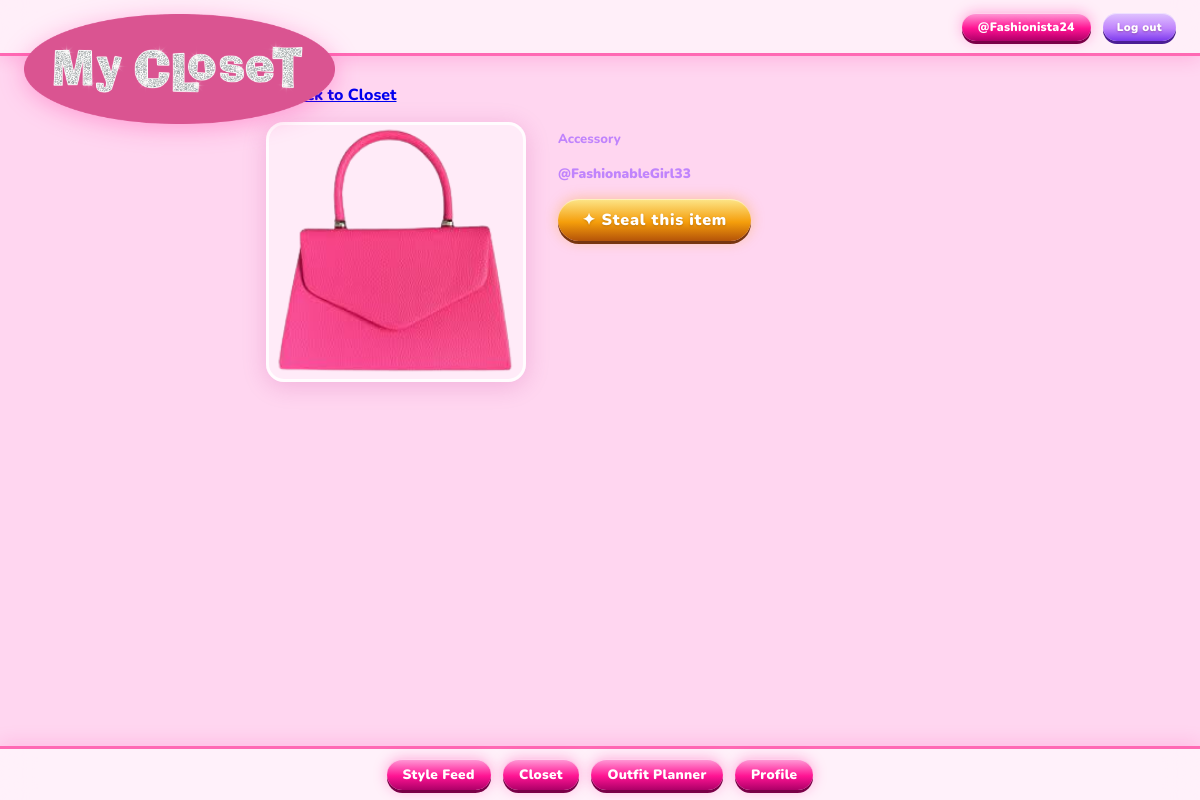
/mycloset/item/14/ (signed in), run on the app's committed database.
### mycloset/models.py (models this page shows, shortened)
class Profile(models.Model):
    user = models.ForeignKey(User, on_delete=models.CASCADE, related_name='mycloset_profiles')
    username = models.CharField(max_length=32, unique=True)
    profile_image = models.ImageField(upload_to='mycloset/profiles/', blank=True)
    bio = models.TextField(max_length=256, blank=True)

class ClothingItem(models.Model):
    class ClothingType(models.TextChoices):
        TOP = 'TOP', 'Top'
        BOTTOM = 'BOTTOM', 'Bottom'
        SHOES = 'SHOES', 'Shoes'
        ACCESSORY = 'ACCESSORY', 'Accessory'
    profile = models.ForeignKey(Profile, on_delete=models.CASCADE)
    name = models.CharField(max_length=100)
    type = models.CharField(max_length=16, choices=ClothingType.choices)
    uploaded_image = models.ImageField(upload_to='mycloset/uploaded/')
    processed_image = models.ImageField(upload_to='mycloset/processed/', blank=True)
    uploaded_at = models.DateTimeField(auto_now_add=True)

### mycloset/views.py (the view, shortened to what this page needs)
# urls.py: path('item/<int:pk>/', ClothingItemDetailView.as_view(), name='mycloset_item_detail'),
class ClothingItemDetailView(MyClosetLoginRequiredMixin, DetailView):
    model = ClothingItem
    template_name = 'mycloset/item_detail.html'
    context_object_name = 'item'
    def get_context_data(self, **kwargs):
        context = super().get_context_data(**kwargs)
        item = self.object
        my_profile = self.request.user.mycloset_profiles.first()
        context['is_owner'] = item.profile == my_profile
        context['outfit_count'] = Outfit.objects.filter(
            Q(top=item) | Q(bottom=item) | Q(shoes=item) | Q(accessory=item)
        ).count()
        return context

### mycloset/templates/mycloset/item_detail.html (shortened to what this page needs)
{% extends 'mycloset/base.html' %}
{% block content %}
<a href="{% url 'mycloset_closet' %}">← Back to Closet</a>
<div class="item-detail">
    <div class="item-detail-image">
        <img src="{{ item.processed_image.url }}" alt="{{ item.name }}">
    </div>
    <div class="item-detail-info">
        <span class="clothing_type">{{ item.get_type_display }}</span>
        {% if is_owner %}
        <form method="POST">
            {% csrf_token %}
            <input type="text" name="name" value="{{ item.name }}" required>
            <button type="submit">Save</button>
        </form>
        {% if outfit_count > 0 %}
        <p class="warning-text">This item is used in {{ outfit_count }} outfit{{ outfit_count|pluralize }}. Deleting it will delete those outfits too.</p>
        {% endif %}
        <form method="POST" action="{% url 'mycloset_item_delete' item.pk %}"
              onsubmit="return confirm('Delete {{ item.name }}?{% if outfit_count > 0 %} This will also permanently delete {{ outfit_count }} outfit{{ outfit_count|pluralize }}.{% endif %}')">
            {% csrf_token %}
            <button type="submit" class="btn-danger">Delete</button>
        </form>
        {% else %}
        <a href="{% url 'mycloset_public_profile' item.profile.pk %}" class="item-owner-tag">@{{ item.profile.username }}</a>
        <form method="POST" action="{% url 'mycloset_item_steal' item.pk %}">
            <button type="submit" class="btn-steal">✦ Steal this item</button>
        </form>
        {% endif %}
    </div>
</div>
{% endblock %}

### mycloset/templates/mycloset/base.html (shortened to what this page needs)
{% load static %}
<!DOCTYPE html>
<html lang="en">
<head>
    <link rel="stylesheet" href="{% static 'mycloset/style.css' %}">
</head>
<body class="{% block body_class %}{% endblock %}">
    <header>
        <div class="header_left">
            <a href="{% url 'mycloset_all_users' %}" class="header-logo-link">
                <img src="{% static 'mycloset/images/logo.png' %}" alt="My Closet" class="header-logo">
            </a>
        </div>
        {% if user.is_authenticated %}
        <div class="header_profile">
            <nav>
                <a href="{% url 'mycloset_profile' %}">@{{ user.mycloset_profiles.first.username }}</a>
            </nav>
            <form method="POST" action="{% url 'mycloset_logout' %}">
                <button type="submit">Log out</button>
            </form>
        </div>
        {% else %}
        <nav>
            <a href="{% url 'mycloset_login' %}">Log in</a>
        </nav>
        {% endif %}
    </header>
    <div class="content">
        {% block content %}
        {% endblock %}
    </div>
    {% if user.is_authenticated %}
    <footer>
        <nav>
            <a href="{% url 'mycloset_feed' %}">Style Feed</a>
            <a href="{% url 'mycloset_closet' %}">Closet</a>
            <a href="{% url 'mycloset_outfits' %}">Outfit Planner</a>
            <a href="{% url 'mycloset_profile' %}">Profile</a>
        </nav>
    </footer>
    {% endif %}
</body>
</html>

### mycloset/static/mycloset/style.css (style rules this page uses)
:root { --pink: #ff69b4; --hot-pink: #ff1493; --purple: #c084fc; --blue: #60a5fa; --cyan: #22d3ee; --yellow: #fde68a; --white: #ffffff; --glass-bg: rgba(255, 255, 255, 0.55); --glass-border: rgba(255, 255, 255, 0.85); --shadow: 0 4px 24px rgba(180, 0, 120, 0.18); --radius: 18px; }
*, *::before, *::after { box-sizing: border-box; }
body { font-family: 'Nunito', sans-serif; font-weight: 800; margin: 0; padding: 0 0 70px 0; min-height: 100vh; background-color: #ffd6f0; background-size: cover; background-attachment: fixed; background-position: center; color: #3b0764; }
header { background: rgba(255, 255, 255, 0.6); backdrop-filter: blur(16px); -webkit-backdrop-filter: blur(16px); border-bottom: 3px solid var(--pink); padding: 0 24px; height: 56px; display: flex; align-items: center; justify-content: space-between; position: sticky; top: 0; z-index: 100; box-shadow: 0 2px 20px rgba(255, 20, 147, 0.2); overflow: visible; }
.header_left { display: flex; align-items: center; }
.header-logo-link { display: flex; align-items: center; text-decoration: none; }
.header-logo { height: 110px; width: auto; display: block; position: relative; top: 42px; z-index: 101; transition: transform 0.2s; filter: drop-shadow(0 4px 12px rgba(255, 20, 147, 0.3)); }
.header_profile { display: flex; align-items: center; gap: 8px; font-size: 0.9em; }
.header_profile a { text-decoration: none; color: #fff; font-weight: 900; display: flex; align-items: center; gap: 8px; text-shadow: 0 1px 6px rgba(255,20,147,0.6); }
nav a { display: inline-block; color: #fff; text-decoration: none; margin: 0 4px; padding: 6px 16px; border-radius: 999px; font-size: 0.85em; font-weight: 900; background: linear-gradient(180deg, #ff9ed8 0%, #ff1493 55%, #ad0068 100%); box-shadow: 0 3px 0 #7a0048, 0 0 14px rgba(255,20,147,0.35), inset 0 1px 0 rgba(255,255,255,0.55); transition: transform 0.1s, box-shadow 0.1s; letter-spacing: 0.02em; }
.content { max-width: 700px; margin: 28px auto; padding: 0 16px; }
button { font-family: 'Nunito', sans-serif; font-weight: 900; font-size: 0.88em; padding: 8px 20px; border: none; border-radius: 999px; cursor: pointer; transition: transform 0.1s, box-shadow 0.1s; background: linear-gradient(180deg, #ff9ed8 0%, #ff1493 55%, #ad0068 100%); color: #fff; box-shadow: 0 3px 0 #7a0048, inset 0 1px 0 rgba(255,255,255,0.5); letter-spacing: 0.03em; text-shadow: 0 1px 2px rgba(100,0,50,0.3); }
.header_profile button { background: linear-gradient(180deg, #e0c4ff 0%, #c084fc 55%, #7c3aed 100%); box-shadow: 0 3px 0 #4c1d95, inset 0 1px 0 rgba(255,255,255,0.5); font-size: 0.8em; padding: 6px 14px; }
footer { position: fixed; bottom: 0; left: 0; right: 0; background: rgba(255,255,255,0.65); backdrop-filter: blur(16px); -webkit-backdrop-filter: blur(16px); border-top: 3px solid var(--pink); padding: 10px 20px; display: flex; justify-content: center; align-items: center; box-shadow: 0 -2px 20px rgba(255,20,147,0.15); }
.clothing_type { color: var(--purple); font-size: 0.82em; }
.item-detail { display: flex; gap: 32px; align-items: flex-start; margin-top: 16px; }
.item-detail-image img { width: 260px; height: 260px; object-fit: contain; border: 3px solid var(--glass-border); border-radius: var(--radius); background: rgba(255,255,255,0.5); display: block; box-shadow: var(--shadow); }
.item-detail-info { display: flex; flex-direction: column; gap: 16px; padding-top: 8px; }
a.item-owner-tag, .item-owner-tag { font-size: 0.85em; color: var(--purple); font-weight: 900; margin: 0; text-decoration: none; }
.btn-steal { background: linear-gradient(180deg, #fde68a 0%, #f59e0b 55%, #b45309 100%) !important; color: #fff !important; box-shadow: 0 3px 0 #78350f, 0 0 14px rgba(245,158,11,0.4), inset 0 1px 0 rgba(255,255,255,0.45) !important; font-size: 1em !important; padding: 10px 24px !important; letter-spacing: 0.05em; text-shadow: 0 1px 2px rgba(100,50,0,0.3) !important; }

### data on the page
ClothingItem: processed_image (picture), type "Accessory", profile.username "FashionableGirl33"

### other printed values
{{ user.mycloset_profiles.first.username }} "Fashionista24"
